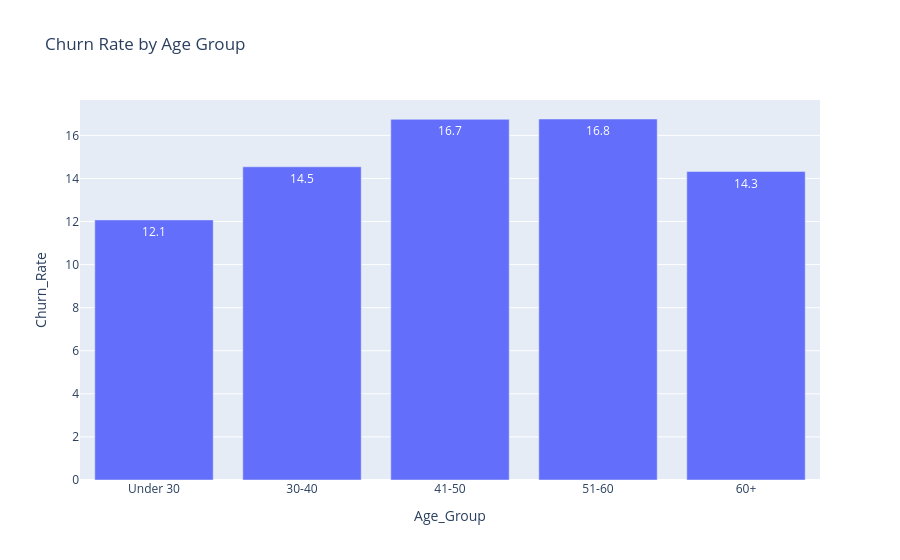

The cell this chart's notebook holds for it:
### Markdown cell above
### Business Insight

The histogram shows where most customers fall by age and helps identify the bank's primary customer demographic.

### Code cell
age_churn = (
    data.groupby("Age_Group")
    .agg(
        Customers=("CLIENTNUM","count"),
        Churn_Rate=("Churn","mean")
    )
    .reset_index()
)

age_churn["Churn_Rate"] *= 100

fig = px.bar(
    age_churn,
    x="Age_Group",
    y="Churn_Rate",
    text=age_churn["Churn_Rate"].round(1),
    title="Churn Rate by Age Group"
)

fig.show()

### Figure 1 — Plotly figure (JSON) as saved in the notebook; plotly's stock layout.template omitted (floating-point values rounded to 4 significant figures)
{"data": [{"hovertemplate": "Age_Group=%{x}<br>Churn_Rate=%{y}<br>text=%{text}<extra></extra>", "legendgroup": "", "marker": {"color": "#636efa", "pattern": {"shape": ""}}, "name": "", "orientation": "v", "showlegend": false, "text": [12.1, 14.5, 16.7, 16.8, 14.3], "textposition": "auto", "type": "bar", "x": ["Under 30", "30-40", "41-50", "51-60", "60+"], "xaxis": "x", "y": [12.08, 14.54, 16.75, 16.76, 14.32], "yaxis": "y"}], "layout": {"barmode": "relative", "legend": {"tracegroupgap": 0}, "title": {"text": "Churn Rate by Age Group"}, "xaxis": {"anchor": "y", "domain": [0, 1], "title": {"text": "Age_Group"}}, "yaxis": {"anchor": "x", "domain": [0, 1], "title": {"text": "Churn_Rate"}}}}
